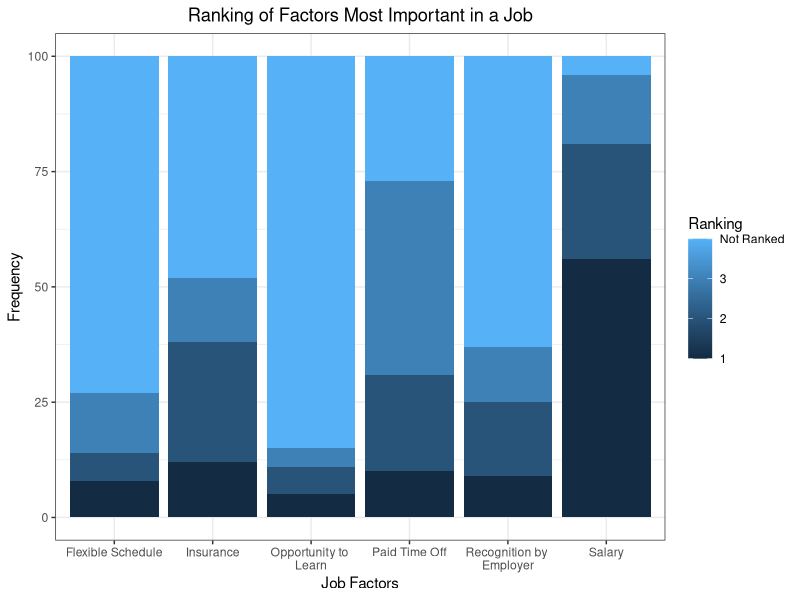

Write the R code that produced this figure.
# install.packages("devtools")
# install.packages("tidyverse")

library(tidyverse)

setwd("C:/Users/cvjh/OneDrive - Chevron/My Documents/R/scripts/stats")
getwd()

ranks <- read_csv("sample_ranks.csv", col_names = TRUE)
salary <- as.data.frame(table(ranks$Salary))
salary$Name <- "Salary"
recognition <- as.data.frame(table(ranks$Recognition))
recognition$Name <- "Recognition by \nEmployer"
PTO <- as.data.frame(table(ranks$PTO))
PTO$Name <- "Paid Time Off"
insurance <- as.data.frame(table(ranks$Insurance))
insurance$Name <- "Insurance"
flexible <- as.data.frame(table(ranks$FlexibleHours))
flexible$Name <- "Flexible Schedule"
learn <- as.data.frame(table(ranks$OptoLearn))
learn$Name <- "Opportunity to \nLearn"

rank_chart <- rbind(salary, recognition, PTO, insurance, flexible, learn)
rank_chart$Var1 <- as.numeric(rank_chart$Var1)

ggplot(rank_chart, aes(fill = Var1, y = Freq, x = Name)) +
  geom_bar(stat = "identity") +
  labs(title = "Ranking of Factors Most Important in a Job") +
  ylab("Frequency") +
  xlab("Job Factors") +
  scale_fill_continuous(name = "Ranking",
                      breaks = c(1:4),
                      labels = c("1","2","3","Not Ranked")) +
  theme_bw() +
  theme(plot.title=element_text(hjust=0.5))
